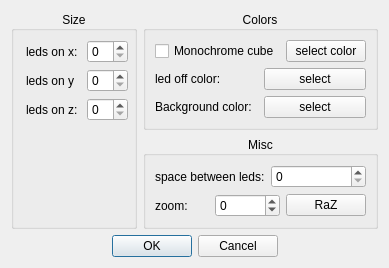
<?xml version="1.0" encoding="UTF-8"?>
<ui version="4.0">
 <class>cubeConfiguration</class>
 <widget class="QDialog" name="cubeConfiguration">
  <property name="geometry">
   <rect>
    <x>0</x>
    <y>0</y>
    <width>338</width>
    <height>238</height>
   </rect>
  </property>
  <property name="windowTitle">
   <string>Dialog</string>
  </property>
  <layout class="QGridLayout" name="gridLayout">
   <item row="0" column="0" rowspan="2">
    <widget class="QGroupBox" name="groupBox_4">
     <property name="title">
      <string>Size</string>
     </property>
     <property name="alignment">
      <set>Qt::AlignCenter</set>
     </property>
     <layout class="QFormLayout" name="formLayout_3">
      <property name="fieldGrowthPolicy">
       <enum>QFormLayout::ExpandingFieldsGrow</enum>
      </property>
      <property name="formAlignment">
       <set>Qt::AlignCenter</set>
      </property>
      <item row="0" column="0">
       <widget class="QLabel" name="label_3">
        <property name="text">
         <string>leds on x: </string>
        </property>
       </widget>
      </item>
      <item row="0" column="1">
       <widget class="QSpinBox" name="sBx_ledX"/>
      </item>
      <item row="1" column="0">
       <widget class="QLabel" name="label_9">
        <property name="text">
         <string>leds on y </string>
        </property>
       </widget>
      </item>
      <item row="1" column="1">
       <widget class="QSpinBox" name="sBx_ledY"/>
      </item>
      <item row="2" column="0">
       <widget class="QLabel" name="label_10">
        <property name="text">
         <string>leds on z: </string>
        </property>
       </widget>
      </item>
      <item row="2" column="1">
       <widget class="QSpinBox" name="sBx_ledZ"/>
      </item>
      <item row="3" column="1">
       <spacer name="verticalSpacer">
        <property name="orientation">
         <enum>Qt::Vertical</enum>
        </property>
        <property name="sizeHint" stdset="0">
         <size>
          <width>20</width>
          <height>40</height>
         </size>
        </property>
       </spacer>
      </item>
     </layout>
    </widget>
   </item>
   <item row="0" column="1">
    <widget class="QGroupBox" name="groupBox">
     <property name="title">
      <string>Colors</string>
     </property>
     <property name="alignment">
      <set>Qt::AlignCenter</set>
     </property>
     <layout class="QVBoxLayout" name="verticalLayout_2">
      <item>
       <layout class="QHBoxLayout" name="horizontalLayout_5">
        <item>
         <widget class="QCheckBox" name="chbMonochrome">
          <property name="text">
           <string>Monochrome cube</string>
          </property>
         </widget>
        </item>
        <item>
         <widget class="QPushButton" name="btMonoChromeColor">
          <property name="text">
           <string>select color</string>
          </property>
         </widget>
        </item>
       </layout>
      </item>
      <item>
       <layout class="QHBoxLayout" name="horizontalLayout_3">
        <item>
         <widget class="QLabel" name="label_14">
          <property name="text">
           <string>led off color: </string>
          </property>
         </widget>
        </item>
        <item>
         <widget class="QPushButton" name="bt_defaultColor">
          <property name="text">
           <string>select</string>
          </property>
         </widget>
        </item>
       </layout>
      </item>
      <item>
       <layout class="QHBoxLayout" name="horizontalLayout_4">
        <item>
         <widget class="QLabel" name="label_11">
          <property name="text">
           <string>Background color: </string>
          </property>
         </widget>
        </item>
        <item>
         <widget class="QPushButton" name="bt_backColor">
          <property name="text">
           <string>select</string>
          </property>
         </widget>
        </item>
       </layout>
      </item>
     </layout>
    </widget>
   </item>
   <item row="2" column="0" colspan="2">
    <widget class="QDialogButtonBox" name="buttonBox">
     <property name="orientation">
      <enum>Qt::Horizontal</enum>
     </property>
     <property name="standardButtons">
      <set>QDialogButtonBox::Cancel|QDialogButtonBox::Ok</set>
     </property>
     <property name="centerButtons">
      <bool>true</bool>
     </property>
    </widget>
   </item>
   <item row="1" column="1">
    <widget class="QGroupBox" name="groupBox_2">
     <property name="title">
      <string>Misc</string>
     </property>
     <property name="alignment">
      <set>Qt::AlignCenter</set>
     </property>
     <layout class="QVBoxLayout" name="verticalLayout">
      <item>
       <layout class="QHBoxLayout" name="horizontalLayout_2">
        <item>
         <widget class="QLabel" name="label_12">
          <property name="text">
           <string>space between leds:</string>
          </property>
         </widget>
        </item>
        <item>
         <widget class="QSpinBox" name="sBx_spacing"/>
        </item>
       </layout>
      </item>
      <item>
       <layout class="QHBoxLayout" name="horizontalLayout">
        <item>
         <widget class="QLabel" name="label_13">
          <property name="text">
           <string>zoom: </string>
          </property>
         </widget>
        </item>
        <item>
         <widget class="QSpinBox" name="sBx_zoom">
          <property name="minimum">
           <number>-10000</number>
          </property>
          <property name="maximum">
           <number>10000</number>
          </property>
          <property name="singleStep">
           <number>5</number>
          </property>
         </widget>
        </item>
        <item>
         <widget class="QPushButton" name="RazZoom">
          <property name="text">
           <string>RaZ</string>
          </property>
         </widget>
        </item>
       </layout>
      </item>
     </layout>
    </widget>
   </item>
  </layout>
 </widget>
 <resources/>
 <connections>
  <connection>
   <sender>buttonBox</sender>
   <signal>accepted()</signal>
   <receiver>cubeConfiguration</receiver>
   <slot>accept()</slot>
   <hints>
    <hint type="sourcelabel">
     <x>248</x>
     <y>254</y>
    </hint>
    <hint type="destinationlabel">
     <x>157</x>
     <y>274</y>
    </hint>
   </hints>
  </connection>
  <connection>
   <sender>buttonBox</sender>
   <signal>rejected()</signal>
   <receiver>cubeConfiguration</receiver>
   <slot>reject()</slot>
   <hints>
    <hint type="sourcelabel">
     <x>316</x>
     <y>260</y>
    </hint>
    <hint type="destinationlabel">
     <x>286</x>
     <y>274</y>
    </hint>
   </hints>
  </connection>
  <connection>
   <sender>chbMonochrome</sender>
   <signal>clicked(bool)</signal>
   <receiver>btMonoChromeColor</receiver>
   <slot>setVisible(bool)</slot>
   <hints>
    <hint type="sourcelabel">
     <x>184</x>
     <y>42</y>
    </hint>
    <hint type="destinationlabel">
     <x>285</x>
     <y>42</y>
    </hint>
   </hints>
  </connection>
 </connections>
</ui>
